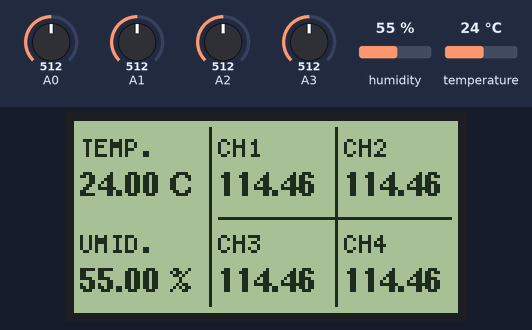
Bench run of a sketch on a simulated Arduino Uno, built with avr-gcc and run on an emulated ATmega328P. On the bench: 128×64 one-colour display. The test bench sets the inputs (shaded band); at power-on: humidity 55 %, A0 = 512, A1 = 512, A2 = 512, A3 = 512, temperature 24 °C.

Above: at 5.5 s.
5.6 s: humidity set to 22 %
At 9.7 s:
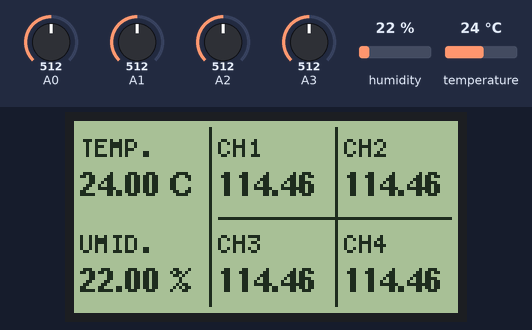
11.3 s: A0 set to 716
At 19.7 s:
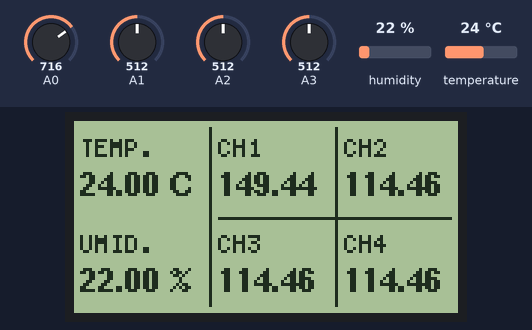
20.4 s: A1 set to 716
At 29.0 s:
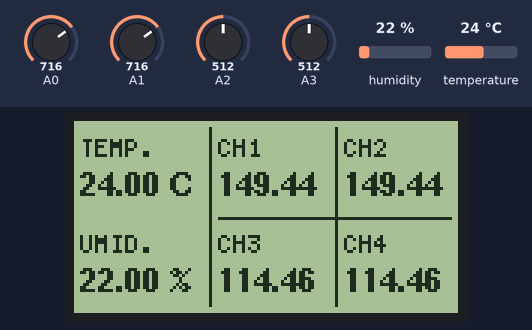
29.9 s: A2 set to 716
At 34.1 s:
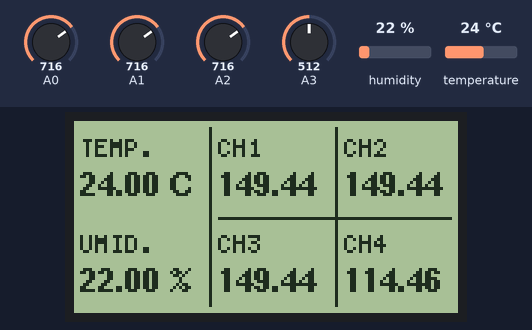
35.6 s: A3 set to 716
At 39.4 s:
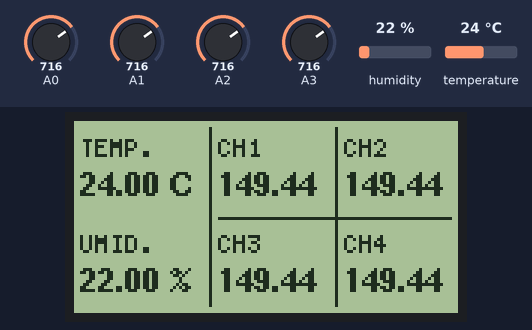
41.3 s: temperature set to 12 °C
At 43.3 s:
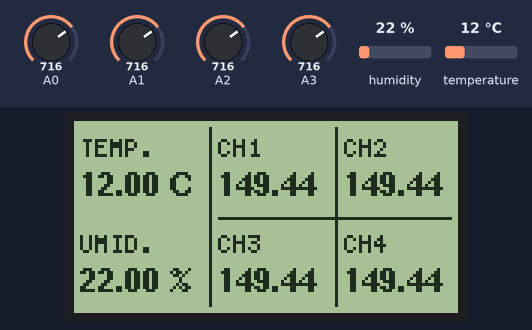
Timing chart, 0 to 44.8 s (numbered marks = the images above; inputs shaded):
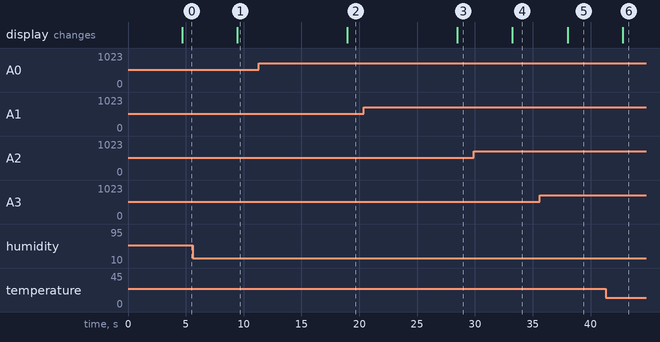

Measured:
- after the input at 5.6 s, the display: changes after 3.8 s (image 1)
- after the input at 11.3 s, the display: changes after 7.6 s (image 2)
- after the input at 20.4 s, the display: changes after 8.1 s (image 3)
- after the input at 29.9 s, the display: changes after 3.3 s (image 4)
- after the input at 35.6 s, the display: changes after 2.4 s (image 5)
- after the input at 41.3 s, the display: changes after 1.5 s (image 6)

The sketch:

Datalogger_LCD.ino
```cpp
/*
   Codigo criado por Alecsander 04/05/2021
   Todos os direitos reservados
*/

#include "configuration.h"
#include "termistor.h"
//#include "UI.h"

#include <U8g2lib.h>


#ifdef U8X8_HAVE_HW_SPI
#include <SPI.h>
#endif
#ifdef U8X8_HAVE_HW_I2C
#include <Wire.h>
#endif


#include <LiquidCrystal_I2C.h>
#include <DHT.h>

U8G2_ST7920_128X64_1_SW_SPI u8g2(U8G2_R0, /* clock=*/ 13, /* data=*/ 11, /* CS=*/ 10, /* reset=*/ 8);

Termistor SensorCH1(PINO_TERMISTOR_CH1);
Termistor SensorCH2(PINO_TERMISTOR_CH2);
Termistor SensorCH3(PINO_TERMISTOR_CH3);
Termistor SensorCH4(PINO_TERMISTOR_CH4);

DHT dht(DHTPIN, DHTTYPE);

double TemperaturaMedidaCH1;
double TemperaturaMedidaCH2;
double TemperaturaMedidaCH3;
double TemperaturaMedidaCH4;

float TemperaturaMedidaDHT;
float UmidadeMedidaDHT;

LiquidCrystal_I2C lcd(LCD_I2C_ANDRESS, LCD_COLUNA, LCD_LINHA);

void setup()
{
  dht.begin();
  u8g2.begin();
}

void loop()
{

  void ExibeTemperatura();

  TemperaturaMedidaCH1 = SensorCH1.GetTemperature();
  TemperaturaMedidaCH2 = SensorCH2.GetTemperature();
  TemperaturaMedidaCH3 = SensorCH3.GetTemperature();
  TemperaturaMedidaCH4 = SensorCH4.GetTemperature();

  TemperaturaMedidaDHT = dht.readTemperature();
  UmidadeMedidaDHT = dht.readHumidity();

  u8g2.firstPage();
  do {

    //Desenha o layout da primeira tela
    //u8g2.drawFrame(0,0,128,64);
    u8g2.drawLine(45, 2, 45, 61);
    u8g2.drawLine(87, 2, 87, 61);
    u8g2.drawLine(48, 32, 125, 32);


    //TEMP DHT
    u8g2.setFont(u8g2_font_5x7_tf);
    u8g2.setCursor(2, 12);
    u8g2.print("TEMP.");
    u8g2.setFont(u8g2_font_helvB08_tf);
    u8g2.setCursor(2, 25);
    u8g2.print(TemperaturaMedidaDHT);
    u8g2.print(" C");

    //UMIDADE DHT
    u8g2.setFont(u8g2_font_5x7_tf);
    u8g2.setCursor(2, 44);
    u8g2.print("UMID.");
    u8g2.setFont(u8g2_font_helvB08_tf);
    u8g2.setCursor(2, 57);
    u8g2.print(UmidadeMedidaDHT);
    u8g2.print(" %");

    //TEMP CH1
    u8g2.setFont(u8g2_font_5x7_tf);
    u8g2.setCursor(48, 12);
    u8g2.print("CH1");
    u8g2.setFont(u8g2_font_helvB08_tf);
    u8g2.setCursor(48, 25);
    u8g2.print(TemperaturaMedidaCH1);
    //u8g2.print(" C");

    //TEMP CH2
    u8g2.setFont(u8g2_font_5x7_tf);
    u8g2.setCursor(90, 12);
    u8g2.print("CH2");
    u8g2.setFont(u8g2_font_helvB08_tf);
    u8g2.setCursor(90, 25);
    u8g2.print(TemperaturaMedidaCH2);
    //u8g2.print(" C");

    //TEMP CH3
    u8g2.setFont(u8g2_font_5x7_tf);
    u8g2.setCursor(48, 44);
    u8g2.print("CH3");
    u8g2.setFont(u8g2_font_helvB08_tf);
    u8g2.setCursor(48, 57);
    u8g2.print(TemperaturaMedidaCH3);
    //u8g2.print(" C");

    //TEMP CH4
    u8g2.setFont(u8g2_font_5x7_tf);
    u8g2.setCursor(90, 44);
    u8g2.print("CH4");
    u8g2.setFont(u8g2_font_helvB08_tf);
    u8g2.setCursor(90, 57);
    u8g2.print(TemperaturaMedidaCH4);
    //u8g2.print(" C");


  } while ( u8g2.nextPage() );

  delay(100);

}
```

configuration.h
```cpp
/**
 * Codigo criado por Alecsander Lima 04/05/2021
 *
 * Modulo referente as configuracoes usadas no sistema
 *
 *
 * */
#include "Arduino.h"
#include "pin_map.h"
#include "termistor.h"

/*Definicao do termistor usado*/
#define BETA 3950
#define NTC_100K 100000
#define TEMPERATURA_REFERENCIA 273.15
#define TEMPERATURA_AMBIENTE_COMUM 25

/*Definicao do sistema*/
#define VCC 5.0
#define RESISTOR 4700

/*Definicao do DHT*/
#define DHTTYPE DHT22


/*Display LCD*/
#define LCD_I2C_ANDRESS 0x27
#define LCD_COLUNA 16
#define LCD_LINHA 2
```

UI.cpp
```cpp
/*


#include "UI.h"
#include <DHT.h>

double TemperaturaMedidaCH1;
double TemperaturaMedidaCH2;

Termistor SensorCH1(PINO_TERMISTOR_CH1);
Termistor SensorCH2(PINO_TERMISTOR_CH2);

DHT dht(DHTPIN, DHTTYPE);
dht.begin();

TemperaturaMedidaCH1 = SensorCH1.GetTemperature();
TemperaturaMedidaCH2 = SensorCH2.GetTemperature();

void ExibeTemperatura()
{
  TemperaturaMedidaDHT = dht.readTemperature();
  lcd.init();
  lcd.backlight();
  lcd.setCursor(0, 0);
  lcd.print ("CH: ");
 // lcd.print (TemperaturaMedidaCH1);
  lcd.print (" ");
 // lcd.print (TemperaturaMedidaCH2);

  lcd.setCursor(0, 1);
  lcd.print ("DHT: ");
  lcd.print(TemperaturaMedidaDHT);
  lcd.print (" C");

  delay(100);
}
*/
```

pin_map.h
```cpp
/**
 * Codigo criado por Alecsander Lima 04/05/2021
 *
 * Modulo referente aos pinos usados no hardware
 *
 *
 * */

#include "Arduino.h"

/*Termistor - determinacao dos canais de leitura de temperatura*/
#define PINO_TERMISTOR_CH1 0 //Pino A0
#define PINO_TERMISTOR_CH2 1 //Pino A1
#define PINO_TERMISTOR_CH3 2 //Pino A2
#define PINO_TERMISTOR_CH4 3 //Pino A3

/*DHT - determinacao dos canais de leitura de temperatura*/
#define DHTPIN 2
```

termistor.cpp
```cpp
/**
   Codigo criado por Alecsander Lima 04/05/2021

   Modulo referente aos termistores e suas funcoes

 **/

#include "termistor.h"
#define AMOSTRAS_TEMPERATURA 10

Termistor::Termistor(int pin)
{
  _pin = pin;
}


double Termistor::GetTemperature ()
{
  const double rx = NTC_100K * exp(-BETA / (TEMPERATURA_REFERENCIA + TEMPERATURA_AMBIENTE_COMUM));
  double sensorTemperatura = analogRead (_pin);

  // Determina a resistência do termistor
  double v = (VCC * sensorTemperatura) / (1024);
  double rt = (VCC * RESISTOR) / v - RESISTOR;

  // Calcula a temperatura
  double temp = BETA / log(rt / rx);
  temp -= TEMPERATURA_REFERENCIA;

  double mediaTemp = 0;

  //Armazena os valores da temperatura para posteriormente calcular a media
  for (int i = 0; i < AMOSTRAS_TEMPERATURA; i++)
  {
    mediaTemp += temp;
    delay (100);
  }

  //Se temperatura negativa retorna zero (indicando erro)
  if (temp < -10)
  {
    mediaTemp = 0;
    return mediaTemp;
  }
  //Se nao, retorna media da temperatura registrada
  else
  {
    return mediaTemp / AMOSTRAS_TEMPERATURA ; //
  }
}
```

termistor.h
```cpp
/**
 * Codigo criado por Alecsander Lima 04/05/2021
 *
 * Modulo referente aos pinos usados no hardware
 *
 *
 * */
#ifndef termistor_h
#define termistor_h

#include "Arduino.h"
#include <math.h>
#include "configuration.h"
#include "pin_map.h"

//Cria a classe para poder facilitar a criacao de novos canais de medicao
class Termistor
{
  public:
    Termistor (int pin);
    double GetTemperature();
  private:
    int _pin;
};

double GetTemperature ();

#endif
```
